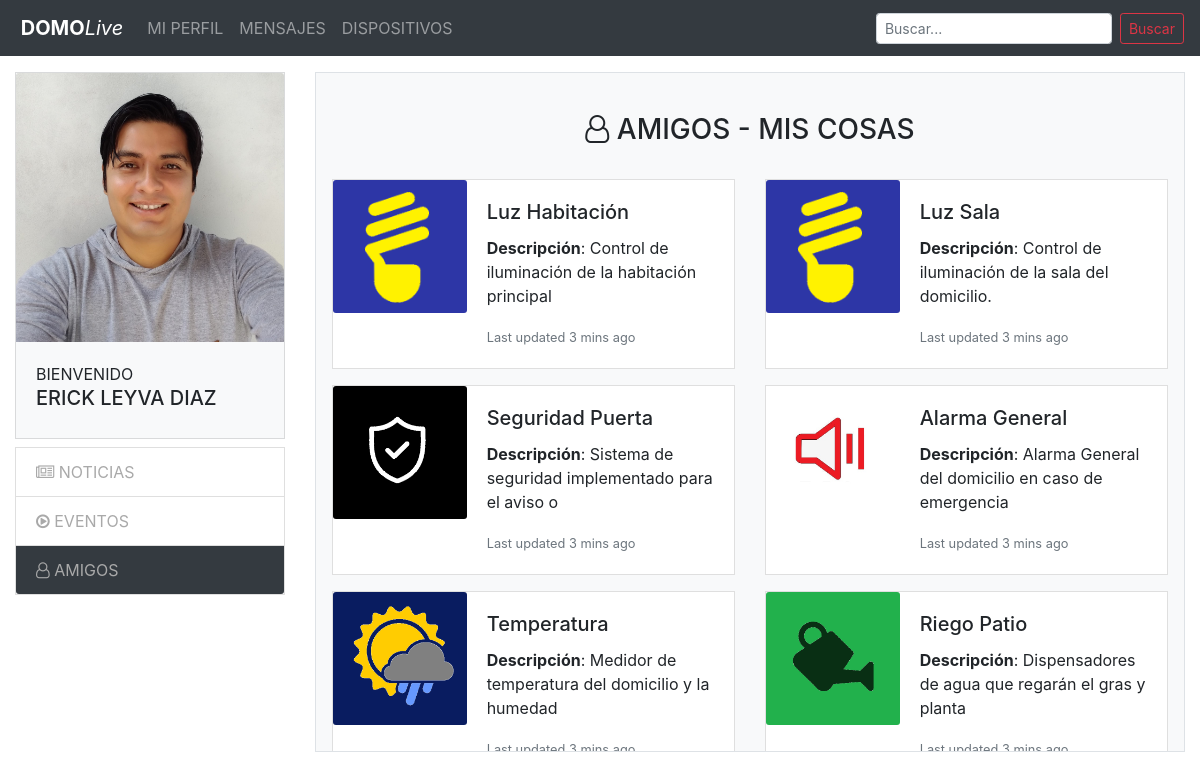
Screenshot of /amigos.php with the database file from the repository.
### tables this page shows
CREATE TABLE IF NOT EXISTS `dispositivos` (
  `IdDispositivo` int(11) NOT NULL AUTO_INCREMENT,
  `Nombre` varchar(50) DEFAULT NULL,
  `Descripcion` varchar(50) DEFAULT NULL,
  `imagen` varchar(500) DEFAULT NULL,
  `Estado` int(11) DEFAULT NULL,
  `Respuesta` int(11) DEFAULT NULL,
  PRIMARY KEY (`IdDispositivo`)
);

### amigos.php (the view, shortened to what this page needs)
<?php
include_once('conexion.php');
?>
<!DOCTYPE html>
<html lang="es">
<head>
    <link rel="stylesheet" href="css/styles.css">
    <link rel="stylesheet" href="https://stackpath.bootstrapcdn.com/bootstrap/4.5.2/css/bootstrap.min.css">
    <link rel="stylesheet" href="https://stackpath.bootstrapcdn.com/font-awesome/4.7.0/css/font-awesome.min.css">
</head>
<body>
    <header>
        <nav class="navbar navbar-expand-lg navbar-dark bg-dark">
            <a class="navbar-brand" href="index.php"><img src="https://code.google.com/images/developers.png" alt="" width="25px"><b> DOMO</b><i>Live</i></a>
            <div class="collapse navbar-collapse" id="navbarSupportedContent">
                <ul class="navbar-nav mr-auto">
                    <li class="nav-item">
                        <a class="nav-link" href="#">MI PERFIL</a>
                    </li>
                    <li class="nav-item">
                        <a class="nav-link" href="#">MENSAJES</a>
                    </li>
                    <li class="nav-item">
                        <a class="nav-link" href="#">DISPOSITIVOS</a>
                    </li>
                </ul>
                <form class="form-inline my-2 my-lg-0">
                    <input class="form-control form-control-sm mr-sm-2" type="search" placeholder="Buscar..." aria-label="Search">
                    <button class="btn btn-outline-danger btn-sm my-2 my-sm-0" type="submit">Buscar</button>
                </form>
            </div>
        </nav>
    </header>
    <section class="container-fluid mt-3">
        <div class="row">
            <div class="col-md-3 col-lg-3 col-xl-3 d-none d-sm-none d-md-block d-lg-block">
                <div class="d-flex justify-content-center">
                    <div class="card bg-light card-light" style="width: 18rem;">
                        <img src="assets/images/userley.jpg" class="card-img-top" alt="...">
                        <div class="card-body">
                            BIENVENIDO <br>
                            <h5>ERICK LEYVA DIAZ</h5>
                        </div>
                    </div>
                </div>
                <div class="d-flex justify-content-center mt-2">
                    <div class="card" style="width: 18rem;">
                        <ul class="list-group list-group-flush">
                            <li class="list-group-item"> <a href="index.php"> <i class="fa fa-newspaper-o" aria-hidden="true"></i>
                                    NOTICIAS</a></li>
                            <li class="list-group-item"> <a href="eventos.php"> <i class="fa fa-play-circle-o" aria-hidden="true"></i>
                                    EVENTOS</a></li>
                            <li class="list-group-item bg-dark"><a href="amigos.php"> <i class="fa fa-user-o" aria-hidden="true"></i>
                                    AMIGOS</a></li>
                        </ul>
                    </div>
                </div>
            </div>
            <div class="col-sm-12 col-md-9 col-lg-9 col-xl-9 ">
                <div class="overflow-auto bg-light p-3 border" style="max-width: 100%; max-height: 680px;">
                    <span class="text-center m-1">
                        <h3><i class="fa fa-user-o" aria-hidden="true"></i> AMIGOS - MIS COSAS</h3>
                    </span>
                    <div class="row">
                        <?php
                        $sql = mysqli_query($Cn, "select * from dispositivos order by iddispositivo");
                        while ($row = mysqli_fetch_array($sql)) {
                            $name = $row['Nombre'];
                            $imagen = $row['imagen'];
                            $descripcion = $row['Descripcion'];
                            echo    "<div class='col-sm-6 col-md-6 col-lg-6 col-xl-6'>
                            <div class='card mb-3' style='max-width: 540px;'>
                                <div class='row no-gutters'>
                                    <div class='col-md-4'>
                                        <img src='" . $imagen . "' class='card-img' alt='...'>
                                    </div>
                                    <div class='col-md-8'>
                                        <div class='card-body'>
                                            <h5 class='card-title'>" . $name . "</h5>
                                            <p class='card-text'><strong>Descripción</strong>: " . $descripcion . "</p>
                                            <p class='card-text'><small class='text-muted'>Last updated 3 mins ago</small></p>
                                        </div>
                                    </div>
                                </div>
                            </div>
                        </div>";
                        }
                        ?>
                    </div>
                </div>
            </div>
        </div>
    </section>
</body>
</html>

### css/styles.css (style rules this page uses)
.card { border-radius: 0px !important; }
a:link, a:visited, a:active { text-decoration: none !important; color: darkgrey; }
input { border: 1px solid transparent; background-color: #f1f1f1; padding: 10px; font-size: 16px; }

### rows the page displays
dispositivos: imagen (picture), Nombre "Luz Habitación", Descripcion "Control de iluminación de la habitación principal"
dispositivos: imagen (picture), Nombre "Luz Sala", Descripcion "Control de iluminación de la sala del domicilio."
dispositivos: imagen (picture), Nombre "Seguridad Puerta", Descripcion "Sistema de seguridad implementado para el aviso o"
dispositivos: imagen (picture), Nombre "Alarma General", Descripcion "Alarma General del domicilio en caso de emergencia"
dispositivos: imagen (picture), Nombre "Temperatura", Descripcion "Medidor de temperatura del domicilio y la humedad"
dispositivos: imagen (picture), Nombre "Riego Patio", Descripcion "Dispensadores de agua que regarán el gras y planta"
